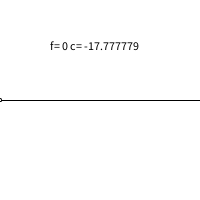
Frame 1 (no input)
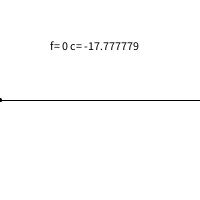
Frame 60 (the mouse pressed at the canvas centre just before this capture)
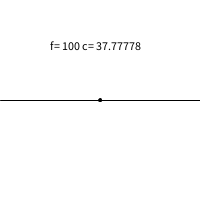
Frame 120 (the mouse held since frame 60 and released just before this capture)

The Processing sketch that drew these frames (run headless with seeded random() and noise(); from frame 60 on, the mouse is pressed at the canvas centre):

// Processing sketch: Conversion
// ── Conversion.pde
void setup() {}



void settings() {
  size(200,200);
}



void draw() {
  background(255);
  line(0,100,width, 100);
  ellipse(mouseX, 100, 3, 3);
  fill(0);
  text("f= " + mouseX + " c= " + tempConverter(mouseX),50,50 );
}



float tempConverter(float f) {
  float c = (f-32) * (5.0/9.0);
  return c;
}
